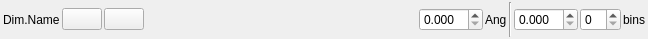
<?xml version="1.0" encoding="UTF-8"?>
<ui version="4.0">
 <class>DimensionSliceWidgetClass</class>
 <widget class="QWidget" name="DimensionSliceWidgetClass">
  <property name="geometry">
   <rect>
    <x>0</x>
    <y>0</y>
    <width>648</width>
    <height>39</height>
   </rect>
  </property>
  <property name="windowTitle">
   <string>DimensionSliceWidget</string>
  </property>
  <layout class="QHBoxLayout" name="horizontalLayout">
   <property name="spacing">
    <number>2</number>
   </property>
   <property name="leftMargin">
    <number>3</number>
   </property>
   <property name="topMargin">
    <number>2</number>
   </property>
   <property name="rightMargin">
    <number>3</number>
   </property>
   <property name="bottomMargin">
    <number>2</number>
   </property>
   <item>
    <widget class="QLabel" name="lblName">
     <property name="sizePolicy">
      <sizepolicy hsizetype="Fixed" vsizetype="Preferred">
       <horstretch>0</horstretch>
       <verstretch>0</verstretch>
      </sizepolicy>
     </property>
     <property name="text">
      <string>Dim.Name</string>
     </property>
    </widget>
   </item>
   <item>
    <widget class="QPushButton" name="btnX">
     <property name="enabled">
      <bool>true</bool>
     </property>
     <property name="sizePolicy">
      <sizepolicy hsizetype="Minimum" vsizetype="Fixed">
       <horstretch>0</horstretch>
       <verstretch>0</verstretch>
      </sizepolicy>
     </property>
     <property name="minimumSize">
      <size>
       <width>0</width>
       <height>0</height>
      </size>
     </property>
     <property name="maximumSize">
      <size>
       <width>16777215</width>
       <height>16777215</height>
      </size>
     </property>
     <property name="sizeIncrement">
      <size>
       <width>0</width>
       <height>0</height>
      </size>
     </property>
     <property name="toolTip">
      <string>Check to make this dimension X in the 2D view</string>
     </property>
     <property name="text">
      <string/>
     </property>
     <property name="icon">
      <iconset resource="../../icons/SliceViewerIcons.qrc">
       <normaloff>:/SliceViewer/icons/letter_x.png</normaloff>:/SliceViewer/icons/letter_x.png</iconset>
     </property>
     <property name="iconSize">
      <size>
       <width>16</width>
       <height>16</height>
      </size>
     </property>
     <property name="checkable">
      <bool>true</bool>
     </property>
     <property name="checked">
      <bool>false</bool>
     </property>
    </widget>
   </item>
   <item>
    <widget class="QPushButton" name="btnY">
     <property name="maximumSize">
      <size>
       <width>16777215</width>
       <height>16777215</height>
      </size>
     </property>
     <property name="toolTip">
      <string>Check to make this dimension Y in the 2D view</string>
     </property>
     <property name="text">
      <string/>
     </property>
     <property name="icon">
      <iconset resource="../../icons/SliceViewerIcons.qrc">
       <normaloff>:/SliceViewer/icons/letter_y.png</normaloff>:/SliceViewer/icons/letter_y.png</iconset>
     </property>
     <property name="iconSize">
      <size>
       <width>16</width>
       <height>16</height>
      </size>
     </property>
     <property name="checkable">
      <bool>true</bool>
     </property>
     <property name="checked">
      <bool>false</bool>
     </property>
    </widget>
   </item>
   <item>
    <spacer name="horizontalSpacer">
     <property name="orientation">
      <enum>Qt::Horizontal</enum>
     </property>
     <property name="sizeHint" stdset="0">
      <size>
       <width>40</width>
       <height>20</height>
      </size>
     </property>
    </spacer>
   </item>
   <item>
    <widget class="QwtSlider" name="horizontalSlider"/>
   </item>
   <item>
    <widget class="QDoubleSpinBox" name="doubleSpinBox">
     <property name="prefix">
      <string/>
     </property>
     <property name="suffix">
      <string/>
     </property>
     <property name="decimals">
      <number>3</number>
     </property>
    </widget>
   </item>
   <item>
    <widget class="QLabel" name="lblUnits">
     <property name="text">
      <string>Ang</string>
     </property>
    </widget>
   </item>
   <item>
    <widget class="Line" name="line">
     <property name="orientation">
      <enum>Qt::Vertical</enum>
     </property>
    </widget>
   </item>
   <item>
    <widget class="QDoubleSpinBox" name="spinThickness">
     <property name="toolTip">
      <string>Thickness (above and below the plane) to integrate in this dimension</string>
     </property>
     <property name="decimals">
      <number>3</number>
     </property>
     <property name="maximum">
      <double>15.000000000000000</double>
     </property>
    </widget>
   </item>
   <item>
    <widget class="QSpinBox" name="spinBins">
     <property name="toolTip">
      <string>Number of bins to rebin to in this dimension</string>
     </property>
    </widget>
   </item>
   <item>
    <widget class="QLabel" name="lblRebinInfo">
     <property name="text">
      <string>bins</string>
     </property>
    </widget>
   </item>
  </layout>
 </widget>
 <layoutdefault spacing="6" margin="11"/>
 <customwidgets>
  <customwidget>
   <class>QwtSlider</class>
   <extends>QWidget</extends>
   <header>qwt_slider.h</header>
  </customwidget>
 </customwidgets>
 <resources>
  <include location="../../icons/SliceViewerIcons.qrc"/>
 </resources>
 <connections/>
</ui>
